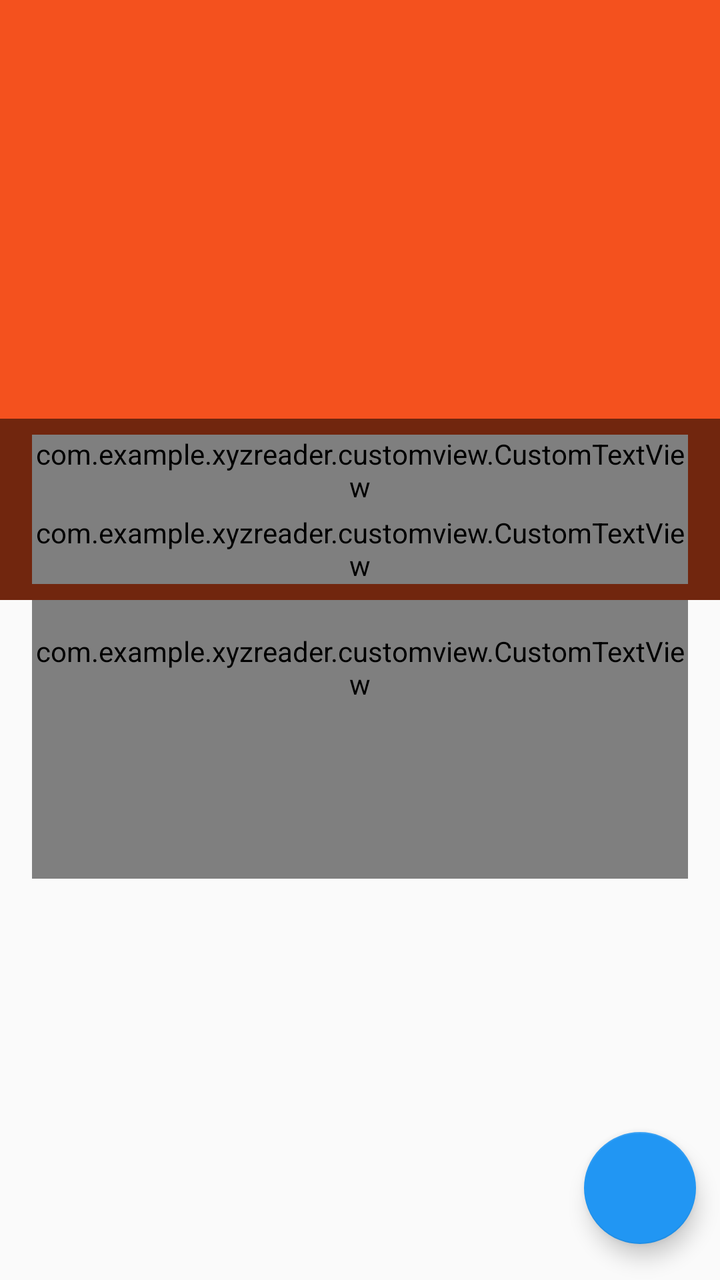
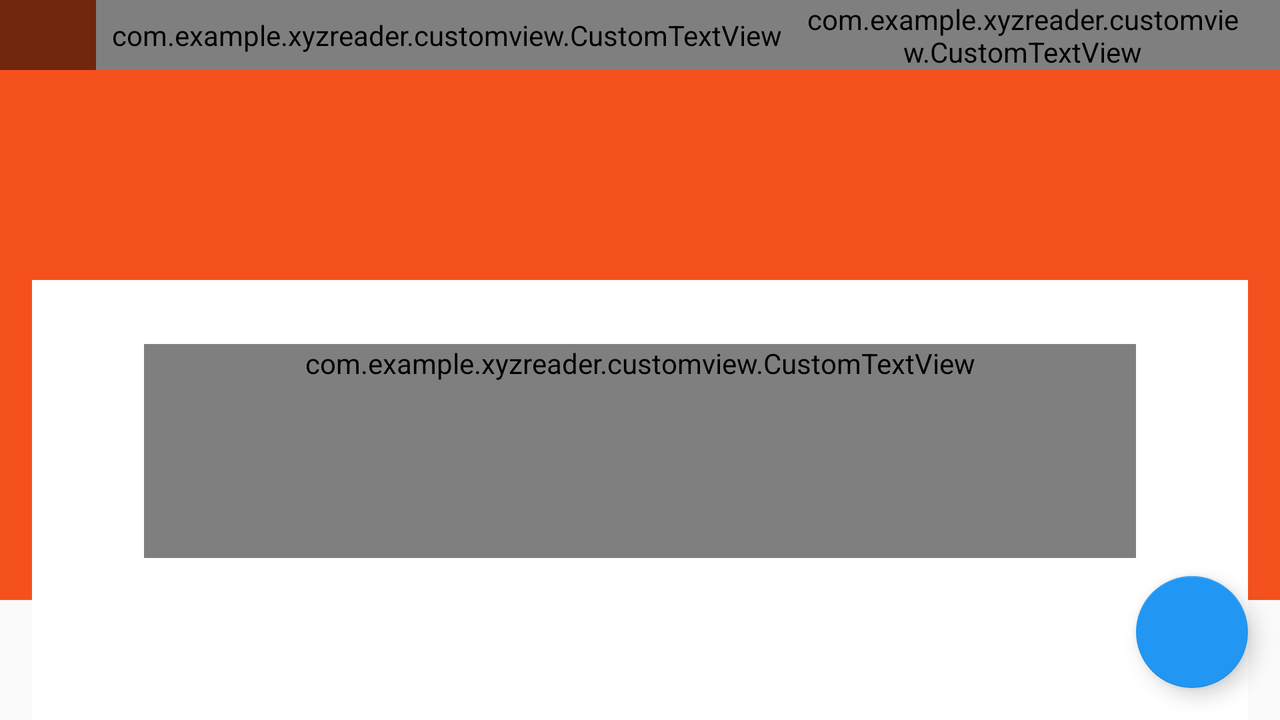

An Android layout and its configuration variant, each rendered on a device that would load it. The default file and the variant file are quoted in full after the pictures.
<!-- AndroidManifest.xml: activity theme Theme.CustomBar -->
<!-- res/layout/activity_article_detail.xml -->
<android.support.design.widget.CoordinatorLayout xmlns:android="http://schemas.android.com/apk/res/android"
    xmlns:app="http://schemas.android.com/apk/res-auto"
    android:layout_width="match_parent"
    android:layout_height="match_parent"
    android:fitsSystemWindows="true"
    >

    <android.support.design.widget.AppBarLayout
        android:id="@+id/app_bar_layout"
        android:layout_width="match_parent"
        android:layout_height="@dimen/collapsing_toolbar"
        android:fitsSystemWindows="true"
        >

        <android.support.design.widget.CollapsingToolbarLayout
            android:id="@+id/collapsing_toolbar_layout"
            android:layout_width="match_parent"
            android:layout_height="match_parent"
            app:collapsedTitleTextAppearance="@style/CollapsingToolbarTextStyle"
            app:contentScrim="?attr/colorPrimary"
            app:expandedTitleTextAppearance="@style/ExpandingToolbarTextStyle"
            app:layout_scrollFlags="scroll|exitUntilCollapsed|snap"
            android:fitsSystemWindows="true"
            >


            <ImageView
                android:id="@+id/photo"
                android:layout_width="match_parent"
                android:layout_height="match_parent"
                android:scaleType="centerCrop"
                android:transitionName="@string/transition_image"
                android:fitsSystemWindows="true"
                app:layout_collapseMode="parallax"
                app:layout_collapseParallaxMultiplier="0.1" />


            <LinearLayout
                android:id="@+id/meta_bar"
                android:layout_width="match_parent"
                android:layout_height="wrap_content"
                android:layout_gravity="bottom"
                android:background="@color/transparent_grey"
                android:orientation="vertical"
                android:paddingTop="@dimen/medium_margin"
                android:paddingBottom="@dimen/medium_margin"
                android:paddingLeft="@dimen/large_margin"
                android:paddingRight="@dimen/large_margin">

                <com.example.xyzreader.customview.CustomTextView
                    android:id="@+id/article_title"
                    android:layout_width="match_parent"
                    android:layout_height="match_parent"
                    android:lineSpacingMultiplier="0.9"
                    android:paddingBottom="@dimen/small_margin"
                    android:textColor="@android:color/white"
                    android:textSize="@dimen/detail_title_text_size"
                    android:textStyle="bold" />

                <com.example.xyzreader.customview.CustomTextView
                    android:id="@+id/article_byline"
                    style="?android:attr/textAppearanceSmallInverse"
                    android:layout_width="match_parent"
                    android:layout_height="match_parent" />


            </LinearLayout>

            <android.support.v7.widget.Toolbar
                android:id="@+id/main_toolbar"
                app:contentInsetStartWithNavigation="0dp"
                android:layout_width="match_parent"
                android:layout_height="?attr/actionBarSize"
                android:elevation="@dimen/toolbar_elevation"
                app:layout_collapseMode="pin" />
        </android.support.design.widget.CollapsingToolbarLayout>
    </android.support.design.widget.AppBarLayout>


    <android.support.v4.widget.NestedScrollView
        android:id="@+id/nested_scroll_view"
        android:layout_width="match_parent"
        android:layout_height="match_parent"
        app:layout_behavior="@string/appbar_scrolling_view_behavior">

        <com.example.xyzreader.customview.CustomTextView
            android:id="@+id/article_body"
            style="?android:attr/textAppearanceMedium"
            android:layout_width="match_parent"
            android:layout_height="wrap_content"
            android:layout_marginLeft="@dimen/detail_margin_side"
            android:layout_marginRight="@dimen/detail_margin_side"
            android:lineSpacingMultiplier="@fraction/detail_body_line_spacing_multiplier"
            android:paddingBottom="@dimen/detail_body_bottom_margin"
            android:paddingTop="@dimen/detail_margin_top"
            android:textColorLink="@color/accent"
            android:textSize="@dimen/detail_body_text_size" />

    </android.support.v4.widget.NestedScrollView>


    <android.support.design.widget.FloatingActionButton
        android:id="@+id/share_fab"
        android:layout_width="@dimen/fab_size"
        android:layout_height="@dimen/fab_size"
        android:layout_gravity="bottom|end"
        app:useCompatPadding="true"
        android:contentDescription="@string/action_share"
        android:elevation="@dimen/fab_elevation"
        android:src="@drawable/ic_share"
        app:layout_anchor="@id/nested_scroll_view"
        app:layout_anchorGravity="bottom|right|end" />

</android.support.design.widget.CoordinatorLayout>
<!-- resources referenced by this layout -->
<resources>
  <color name="accent">#2196f3</color>
  <color name="transparent_grey">#88000000</color>
  <dimen name="collapsing_toolbar">300dp</dimen>
  <dimen name="detail_body_bottom_margin">88dp</dimen>
  <dimen name="detail_body_text_size">22sp</dimen>
  <dimen name="detail_margin_side">16dp</dimen>
  <dimen name="detail_margin_top">16dp</dimen>
  <dimen name="detail_title_text_size">24sp</dimen>
  <dimen name="fab_elevation">6dp</dimen>
  <dimen name="fab_size">56dp</dimen>
  <dimen name="large_margin">16dp</dimen>
  <dimen name="medium_margin">8dp</dimen>
  <dimen name="small_margin">4dp</dimen>
  <dimen name="toolbar_elevation">4dp</dimen>
  <string name="action_share">Share</string>
  <string name="transition_image">transition_image</string>
  <style name="CollapsingToolbarTextStyle" parent="Theme.Bacon">
          <item name="android:textColor">@android:color/white</item>
          <item name="android:background">@color/primary</item>
      </style>
  <style name="ExpandingToolbarTextStyle" parent="Theme.Bacon">
          <item name="android:textColor">@android:color/transparent</item>
          <item name="android:background">@android:color/transparent</item>
      </style>
  <!-- from res/values-v21/ -->
  <style name="Theme.CustomBar" parent="Theme.Bacon">
              <item name="android:windowDrawsSystemBarBackgrounds">true</item>
              <item name="android:statusBarColor">@android:color/transparent</item>
              <item name="android:windowTranslucentStatus">true</item>
              <item name="android:windowContentTransitions">true</item>
  
          </style>
  <style name="Theme.Bacon" parent="@style/Theme.AppCompat.Light.NoActionBar">
          <item name="colorPrimary">@color/primary</item>
          <item name="colorPrimaryDark">@color/primary_dark</item>
          <item name="colorAccent">@color/accent</item>
          <item name="windowActionBarOverlay">true</item>
          <item name="android:windowActionBarOverlay">true</item>
      </style>
  <color name="primary">#f4511e</color>
  <color name="primary_dark">#b91400</color>
</resources>
<!-- res/layout-land/activity_article_detail.xml (the repository's variant of the layout above) -->
<!-- drawn on the phone turned sideways -->
<android.support.design.widget.CoordinatorLayout xmlns:android="http://schemas.android.com/apk/res/android"
    xmlns:app="http://schemas.android.com/apk/res-auto"
    android:layout_width="match_parent"
    android:layout_height="match_parent"
    android:fitsSystemWindows="true">

    <android.support.design.widget.AppBarLayout
        android:id="@+id/app_bar_layout"
        android:layout_width="match_parent"
        android:layout_height="@dimen/collapsing_toolbar"
        android:fitsSystemWindows="true"

        >

        <android.support.design.widget.CollapsingToolbarLayout
            android:id="@+id/collapsing_toolbar_layout"
            android:layout_width="match_parent"
            android:layout_height="match_parent"
            android:fitsSystemWindows="true"
            app:collapsedTitleTextAppearance="@style/CollapsingToolbarTextStyle"
            app:contentScrim="?attr/colorPrimary"
            app:expandedTitleTextAppearance="@style/ExpandingToolbarTextStyle"
            app:layout_scrollFlags="scroll|exitUntilCollapsed|snap"
            >



            <ImageView
                android:id="@+id/photo"
                android:layout_width="match_parent"
                android:layout_height="match_parent"
                android:scaleType="centerCrop"
                android:fitsSystemWindows="true"

                android:transitionName="@string/transition_image"
                app:layout_collapseMode="parallax"
                app:layout_collapseParallaxMultiplier="0.1" />


            <LinearLayout
                android:id="@+id/meta_bar"
                android:layout_width="match_parent"
                android:layout_height="wrap_content"
                android:layout_gravity="top"
                android:background="@color/transparent_grey"
                android:orientation="horizontal"
                android:paddingLeft="48dp">

                <com.example.xyzreader.customview.CustomTextView
                    android:id="@+id/article_title"
                    android:padding="8dp"
                    android:layout_width="wrap_content"
                    android:maxWidth="300dp"
                    android:layout_height="wrap_content"
                    android:lineSpacingMultiplier="0.9"
                    android:textColor="@android:color/white"
                    android:textSize="@dimen/detail_title_text_size"
                    android:textStyle="bold"
                   />

                <com.example.xyzreader.customview.CustomTextView
                    android:id="@+id/article_byline"
                    style="?android:attr/textAppearanceSmallInverse"
                    android:layout_width="match_parent"
                    android:gravity="right|center"
                    android:paddingRight="@dimen/margin_right"
                    android:layout_height="match_parent"
                    />


            </LinearLayout>

            <android.support.v7.widget.Toolbar
                android:id="@+id/main_toolbar"
                android:layout_width="match_parent"
                android:layout_height="?attr/actionBarSize"
                android:elevation="4dp"
                app:layout_collapseMode="pin" />
        </android.support.design.widget.CollapsingToolbarLayout>
    </android.support.design.widget.AppBarLayout>


    <android.support.v4.widget.NestedScrollView
        android:id="@+id/nested_scroll_view"
        android:layout_width="match_parent"
        android:layout_height="match_parent"
        android:layout_marginLeft="@dimen/margin_left"
        android:layout_marginRight="@dimen/margin_right"
        android:background="@android:color/white"
        app:behavior_overlapTop="160dp"
        app:layout_behavior="@string/appbar_scrolling_view_behavior">

        <com.example.xyzreader.customview.CustomTextView
            android:id="@+id/article_body"
            style="?android:attr/textAppearanceMedium"
            android:layout_width="match_parent"
            android:layout_height="wrap_content"
            android:layout_marginLeft="56dp"
            android:layout_marginRight="56dp"
            android:layout_marginTop="32dp"
            android:lineSpacingMultiplier="@fraction/detail_body_line_spacing_multiplier"
            android:paddingBottom="@dimen/detail_body_bottom_margin"
            android:textColorLink="@color/accent"
            android:textSize="@dimen/detail_body_text_size" />

    </android.support.v4.widget.NestedScrollView>


    <android.support.design.widget.FloatingActionButton
        android:id="@+id/share_fab"
        android:layout_width="@dimen/fab_size"
        android:layout_height="@dimen/fab_size"
        android:layout_gravity="bottom|end"
        android:layout_marginBottom="@dimen/fab_margin"
        android:layout_marginRight="@dimen/fab_margin"
        android:contentDescription="@string/action_share"
        android:elevation="@dimen/fab_elevation"
        android:src="@drawable/ic_share"
        app:layout_anchor="@id/nested_scroll_view"
        app:layout_anchorGravity="bottom|right|end" />

</android.support.design.widget.CoordinatorLayout>
<!-- resources referenced by the variant -->
<!-- as the phone turned sideways resolves them -->
<resources>
  <color name="accent">#2196f3</color>
  <color name="transparent_grey">#88000000</color>
  <dimen name="collapsing_toolbar">300dp</dimen>
  <!-- from res/values-land/ -->
  <dimen name="detail_body_bottom_margin">88dp</dimen>
  <dimen name="detail_body_text_size">22sp</dimen>
  <dimen name="detail_title_text_size">24sp</dimen>
  <dimen name="fab_elevation">6dp</dimen>
  <dimen name="fab_margin">16dp</dimen>
  <dimen name="fab_size">56dp</dimen>
  <dimen name="margin_left">16dp</dimen>
  <dimen name="margin_right">16dp</dimen>
  <string name="action_share">Share</string>
  <string name="transition_image">transition_image</string>
  <style name="CollapsingToolbarTextStyle" parent="Theme.Bacon">
          <item name="android:textColor">@android:color/white</item>
          <item name="android:background">@color/primary</item>
      </style>
  <style name="ExpandingToolbarTextStyle" parent="Theme.Bacon">
          <item name="android:textColor">@android:color/transparent</item>
          <item name="android:background">@android:color/transparent</item>
      </style>
  <!-- from res/values-v21/ -->
  <style name="Theme.CustomBar" parent="Theme.Bacon">
              <item name="android:windowDrawsSystemBarBackgrounds">true</item>
              <item name="android:statusBarColor">@android:color/transparent</item>
              <item name="android:windowTranslucentStatus">true</item>
              <item name="android:windowContentTransitions">true</item>
  
          </style>
  <style name="Theme.Bacon" parent="@style/Theme.AppCompat.Light.NoActionBar">
          <item name="colorPrimary">@color/primary</item>
          <item name="colorPrimaryDark">@color/primary_dark</item>
          <item name="colorAccent">@color/accent</item>
          <item name="windowActionBarOverlay">true</item>
          <item name="android:windowActionBarOverlay">true</item>
      </style>
  <color name="primary">#f4511e</color>
  <color name="primary_dark">#b91400</color>
</resources>
